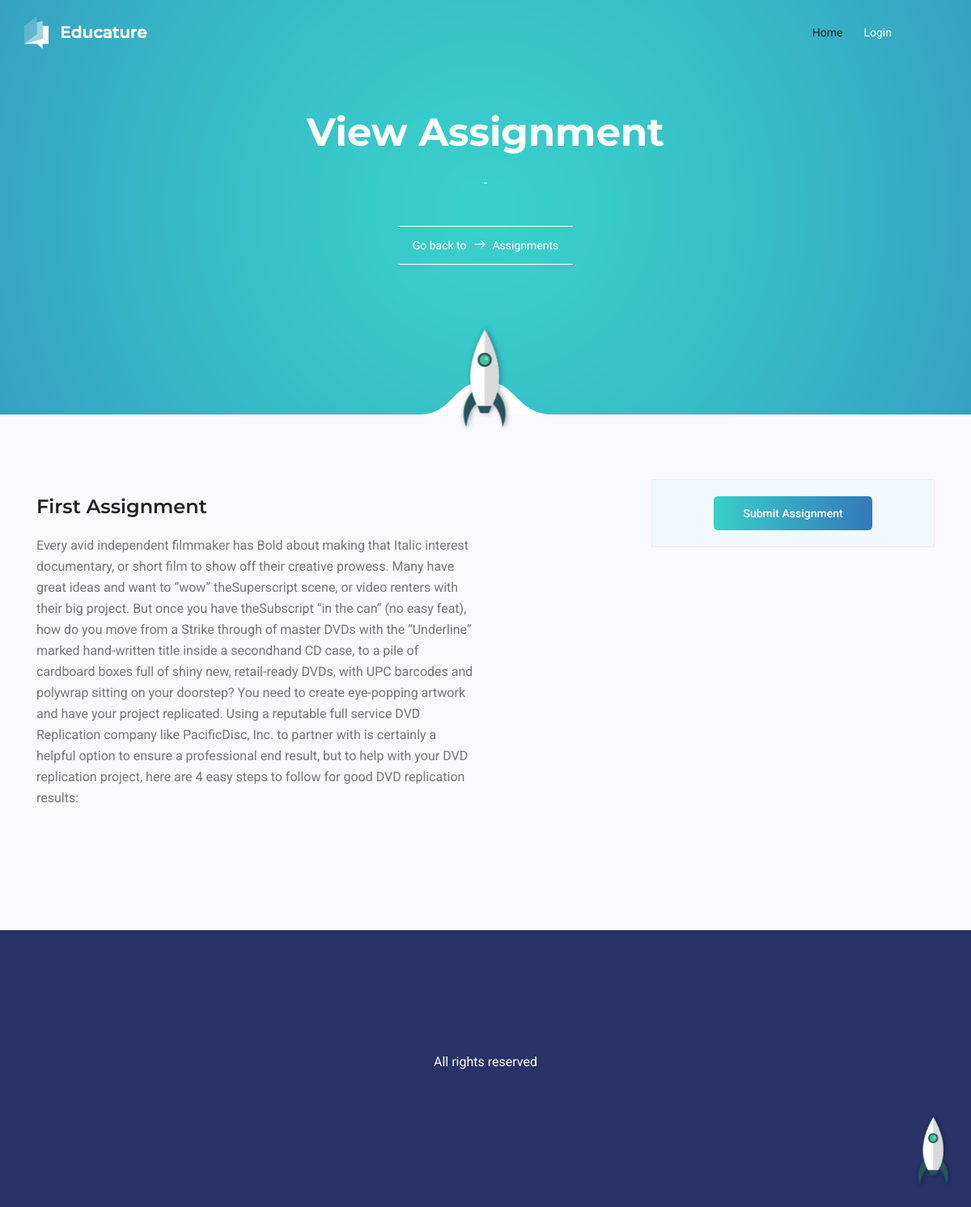
Page /1/assignment-view/ on the committed database.
### core/models.py (models this page shows, shortened)
class Assignment(models.Model):
    user = models.ForeignKey(User, on_delete=models.CASCADE)
    title = models.CharField(max_length=100)
    content = models.TextField()
    marks = models.CharField(max_length=20)
    deadline = models.CharField(max_length=20, blank=False)
    created_at = models.DateTimeField(default=timezone.now)

### core/views.py (the view)
# urls.py: path('<int:id>/assignment-view/', assignment_single, name='assignment-view'),
def assignment_single(request, id):
    assignment = get_object_or_404(Assignment, id=id)
    return render(request, "core/lecturer/view_assignment.html", {'assignment': assignment})

### core/templates/core/lecturer/view_assignment.html
{% extends 'core/base.html' %}
{% load static %}
{% block content %}
<section class="banner-area relative">
    <div class="container">
        <div class="row d-flex align-items-center justify-content-center">
            <div class="about-content col-lg-12">
                <h1 class="text-white">
                    View Assignment
                </h1>
                <p>  -   </p>
                <div class="link-nav">
                    <span class="box">
                        <a>Go back to</a>
                        <i class="lnr lnr-arrow-right"></i>
                        <a href="{% url 'core:assignment-list' %}">Assignments</a>
                    </span>
                </div>
            </div>
        </div>
    </div>
    <div class="rocket-img">
        <img src="{% static 'main/img/rocket.png' %}" alt="">
    </div>
</section>
	<section class="post-content-area single-post-area">
		<div class="container">
			<div class="row">
				<div class="col-lg-8 posts-list">
					<div class="single-post row">
						<div class="col-lg-9 col-md-9">
							<h3 class="mt-20 mb-20">{{ assignment.title }}</h3>
							<p class="excert">
								{{ assignment.content }}
							</p>
						</div>
					</div>
                </div>
                <div class="col-lg-4 sidebar-widgets">
					<div class="widget-wrap">
						{% if request.user.is_authenticated and request.user.role == 'lecturer' %}
						<div class="text-center">
							<a href="{% url 'core:assignment-submission-list' %}" class="primary-btn">View Submissions</a>
						</div>
                        {% else %}
                        <div class="text-center">
							<a href="{% url 'core:assignment-submission' %}" class="primary-btn">Submit Assignment</a>
						</div>
						{% endif %}
					</div>
				</div>
			</div>
		</div>
	</section>
{% endblock content %}

### static/main/css/main.css (style rules this page uses)
body { color: #777777; font-family: "Roboto", sans-serif; font-size: 16px; font-weight: 400; line-height: 1.625em; position: relative; }
a { -webkit-transition: all 0.3s ease 0s; -moz-transition: all 0.3s ease 0s; -o-transition: all 0.3s ease 0s; transition: all 0.3s ease 0s; }
a, a:focus, a:hover { text-decoration: none; outline: 0; }
h1, h2, h3, h4, h5, h6 { font-family: "Montserrat", sans-serif; color: #222222; line-height: 1.2em !important; margin-bottom: 0; margin-top: 0; font-weight: 600; }
h1, .h1 { font-size: 36px; }
h3, .h3 { font-size: 24px; }
.mt-20 { margin-top: 20px; }
.mb-20 { margin-bottom: 20px; }
.text-white { color: #fff; }
.text-center { text-align: center; }
.relative { position: relative; }
.p1-gradient-bg, .primary-btn, .primary-btn.white:hover, .banner-content .input-wrap .search-btn, .courses-list li:hover, .testimonials-area .owl-thumb-item.active .overlay-grad, .testimonials-area .owl-thumb-item .overlay-grad:hover, .top-category-widget-area .single-cat-widget:hover .overlay-bg, .post-content-area .single-post .primary-btn:hover, .blog-pagination .page-item.active .page-link, .blog-pagination .page-link:hover, .widget-wrap .newsletter-widget .bbtns, .footer-area .single-footer-widget .click-btn, .footer-area .footer-bottom .footer-social a:hover { background: -webkit-linear-gradient(90deg, #39cfca 0%, #3279bb 100%); background: -moz-linear-gradient(90deg, #39cfca 0%, #3279bb 100%); background: -o-linear-gradient(90deg, #39cfca 0%, #3279bb 100%); background: -ms-linear-gradient(90deg, #39cfca 0%, #3279bb 100%); background: linear-gradient(90deg, #39cfca 0%, #3279bb 100%); }
.primary-btn { line-height: 42px; padding: 0 36px; border-radius: 5px; color: #fff; display: inline-block; font-size: 14px; font-weight: 500; position: relative; cursor: pointer; text-transform: capitalize; -webkit-transition: 0.5s all ease-in; -moz-transition: 0.5s all ease-in; -o-transition: 0.5s all ease-in; transition: 0.5s all ease-in; }
h1 { font-size: 42px; }
h3 { font-size: 24px; }
h1, h2, h3, h4, h5, h6 { line-height: 1.5em; }
.rocket-img { position: absolute; bottom: -22px; left: 50%; -webkit-transform: translate(-50%); -moz-transform: translate(-50%); -ms-transform: translate(-50%); -o-transform: translate(-50%); transform: translate(-50%); }
.banner-area { background: url(../img/banner-bg.png) no-repeat top center; background-size: cover; min-height: 512px; }
.about-content { margin-top: 135px; margin-bottom: 112px; text-align: center; color: #fff; position: relative; }
.about-content h1 { font-size: 48px; font-weight: 700; margin-bottom: 20px; }
.about-content p { color: #fff; max-width: 615px; margin: 0 auto; margin-bottom: 40px; }
.about-content .box { border-top: 1px solid #fff; border-bottom: 1px solid #fff; padding: 10px 18px; display: inline-block; }
.about-content .box i { color: #fff; font-size: 14px; margin: 5px; font-weight: 600; }
.about-content .box a { color: #fff; font-size: 14px; -webkit-transition: all 0.3s ease 0s; -moz-transition: all 0.3s ease 0s; -o-transition: all 0.3s ease 0s; transition: all 0.3s ease 0s; }
.post-content-area { background-color: #f9f9ff; }
.post-content-area .single-post { margin-bottom: 50px; }
.post-content-area .single-post .excert { margin-bottom: 20px; }
.sidebar-widgets { padding-bottom: 120px; }
.widget-wrap { background: #f1f9ff; padding: 20px 0px; border: 1px solid #eee; }
.single-post-area { padding-top: 80px; padding-bottom: 80px; }

### rows in the picture
Assignment: title "First Assignment", content "Every avid independent filmmaker has Bold about making that Italic interest documentary, or short film to show off their creative prowess. Many have great ideas and want to “wow” theSuperscript scene, or video renters with their big project. But once you have theSubscript “in the can” (no easy feat), how do you move from a Strike through of master DVDs with the “Underline” marked hand-written title inside a secondhand CD case, to a pile of cardboard boxes full of shiny new, retail-ready DVDs, with UPC barcodes and polywrap sitting on your doorstep? You need to create eye-popping artwork and have your project replicated. Using a reputable full service DVD Replication company like…"
